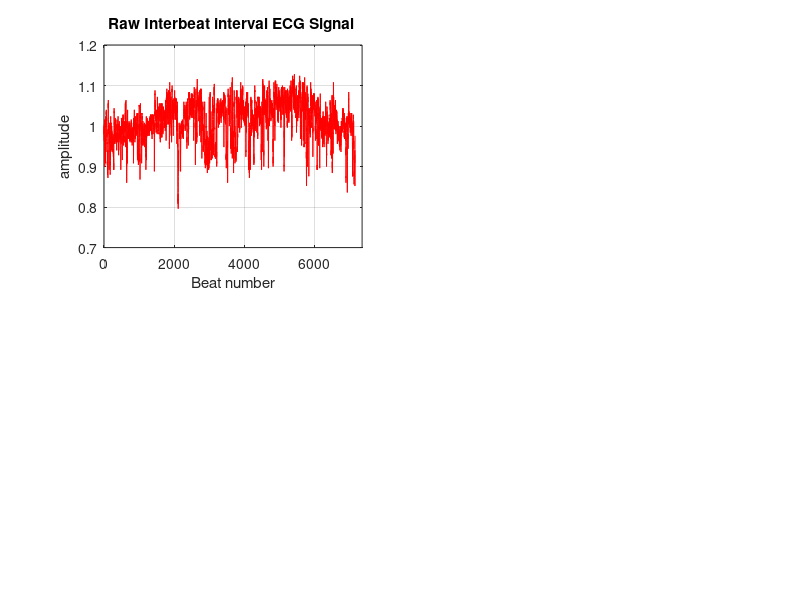

Write MATLAB code to recreate this figure. (Note: this script raises an error after producing the figure.)
%%%DFA_final
function DFA_final
clc;
DATA=load("O1.txt");
disp("ECG Analysis of one signal")
[d,a,slope,N]=DFA_call_F(DATA);
disp("dimension= "+d);disp("average slope of the whole graph is: "+a);
for j=1:N-1 
    disp("slope("+j+"): "+slope(j))
end
end

%%%DFA_call_F 
function [D,Alpha1,slope,N]=DFA_call_F(DATA)

%%Pre-processing
ecg=DATA;
f_s=250;
f_pl=50;  %powerlines frequency
N_ecg=length(ecg);
t=0:N_ecg-1; %time period(total sample/Fs)
subplot(221)
plot(t,ecg,'r');title('Raw Interbeat interval ECG Signal '),grid on,xlim([0 N_ecg+200])        
xlabel('Beat number')
ylabel('amplitude')

w=f_pl/(f_s/2); %50Hz is the frequency of the powerlines we are trying to remove here
bw=w;
[num,den]=iirnotch(w,bw);
ecg_notch=filter(num,den,ecg);
[e,f]=wavedec(ecg_notch,20,'db6');
g=wrcoef('d',e,f,'db6',16);

ecg_wave=ecg_notch-g; 
ecg_smooth=smooth(ecg_wave); 
N1=length(ecg_smooth);
t1=0:N1-1;

subplot(222)
plot(t1,ecg_smooth),grid on,ylabel('amplitude'),xlabel('Beat number')
title('Filtered interbeat interval ECG signal'),xlim([0 N_ecg+200])

%%Calling DFA
n=100:100:1000;
N=length(n);
F_n=zeros(N,1);
slope=zeros(1,N-1);
for i=1:N
    [F_n(i),y,y_n,N1]=DFA(ecg_smooth,n(i),1);
%Plots
    subplot(223)
    plot(1:N1,y,"b"),grid on, xlim([0 N1+100]),hold on;
    plot(1:N1,y_n,"r"),grid on;
    xlabel('n'),ylabel('amplitude')
    title('y(n) and Yn(n)'),legend('y','y_n','Location','northwest'),hold off
end  
n=n';
subplot(224)
plot(log10(n),log10(F_n),'-o','MarkerSize',10,'MarkerEdgeColor','red','MarkerFaceColor',[1 .6 .6]);grid on;hold on;
title('DFA Interpretation')  
xlabel('log_1_0n')
ylabel('log_1_0F(n)')

for j=1:N-1
slope(j)=(log10(F_n(j+1))-log10(F_n(j)))/(log10(n(j+1))-log10(n(j)));
end
A=polyfit(log10(n(1:end)),log10(F_n(1:end)),1);
Alpha1=A(1); %slope of the 1st order polynomial aprox of the DFA graphic representation

%A_c=polyval(A,log10(n(1:end)));
%plot(log(n),A_c)
D=3-A(1);
return;

end

%%%DFA algorithm
function [sum1,y,y_n,N1]=DFA(DATA,win_length,order)

%note:The number of windows in each iteration(See lines 62-65,66 on &&Calling DFA) is n. 
%For the 1st it. n=71. So: w1=1:100 w2=101:200...w71=7001:7100 

N=length(DATA);  %7168 1st it
n=floor(N/win_length); %71.00 1st it - n is the number of windows
N1=n*win_length; %7100 1st it
y=zeros(N1,1);
y_n=zeros(N1,1);

fitcoef=zeros(n,order+1);

mean1=mean(DATA(1:N1));


for i=1:N1
    y(i)=sum(DATA(1:i)-mean1);
end

y=y';
x=1:win_length; 
w=(bsxfun(@plus,x',(0:(n-1))*win_length))'; %bsxfun() element-wise addition between two matrices 
                                            %for j=1:n w(j,:)=((j-1)*win_length+1):j*win_length; end
for j=1:n
    fitcoef(j,:)=polyfit(x,y(w(j,:)),order);
    y_n(w(j,:))=polyval(fitcoef(j,:),x);
end

sum1=sqrt(sum((y'-y_n).^2)/N1);

end
